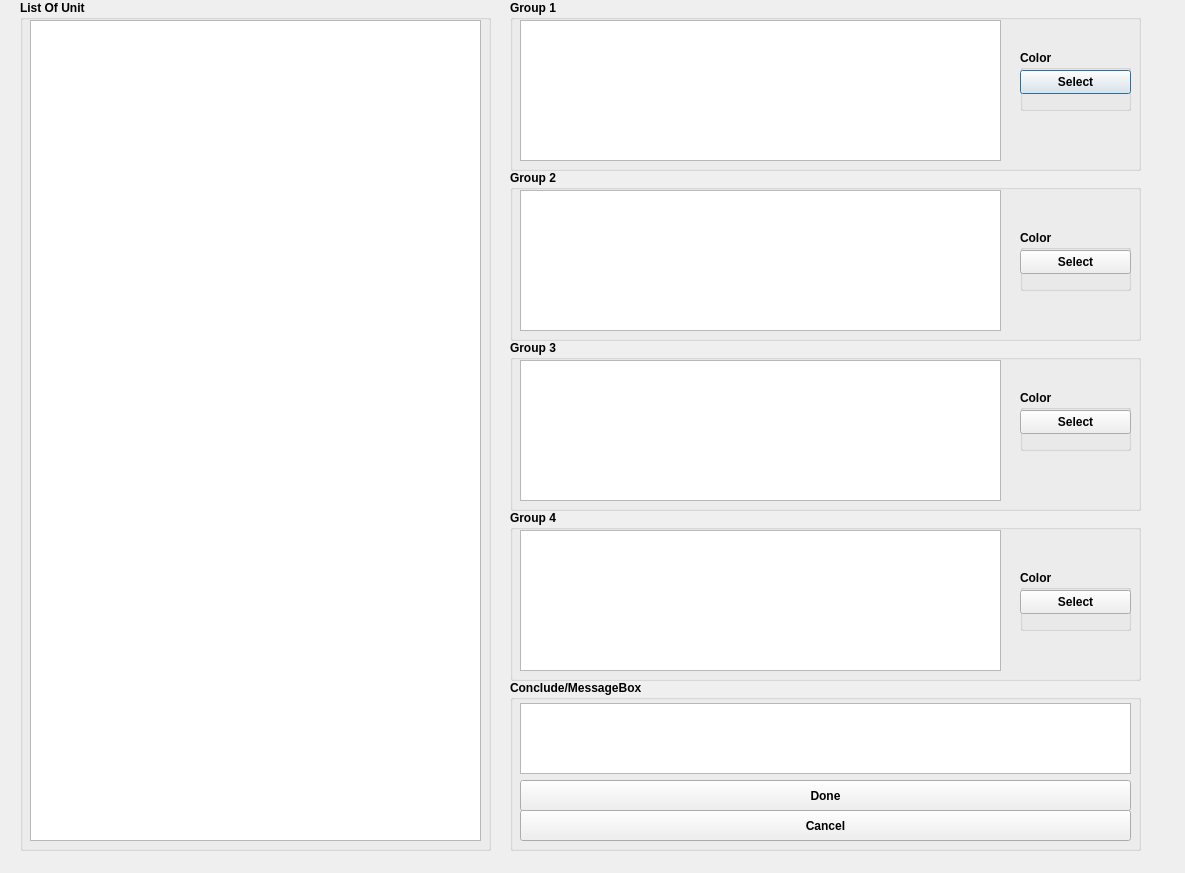
<?xml version="1.0" encoding="UTF-8"?>
<ui version="4.0">
 <class>CFG</class>
 <widget class="QDialog" name="CFG">
  <property name="geometry">
   <rect>
    <x>0</x>
    <y>0</y>
    <width>1185</width>
    <height>873</height>
   </rect>
  </property>
  <property name="windowTitle">
   <string>Dialog</string>
  </property>
  <widget class="QGroupBox" name="ListBox">
   <property name="geometry">
    <rect>
     <x>20</x>
     <y>0</y>
     <width>471</width>
     <height>851</height>
    </rect>
   </property>
   <property name="font">
    <font>
     <bold>true</bold>
    </font>
   </property>
   <property name="title">
    <string>List Of Unit</string>
   </property>
   <widget class="QListWidget" name="listWidget_UnitList">
    <property name="geometry">
     <rect>
      <x>10</x>
      <y>20</y>
      <width>451</width>
      <height>821</height>
     </rect>
    </property>
    <property name="font">
     <font>
      <pointsize>8</pointsize>
      <bold>true</bold>
     </font>
    </property>
   </widget>
  </widget>
  <widget class="QGroupBox" name="groupBox_1">
   <property name="geometry">
    <rect>
     <x>510</x>
     <y>0</y>
     <width>631</width>
     <height>171</height>
    </rect>
   </property>
   <property name="font">
    <font>
     <bold>true</bold>
    </font>
   </property>
   <property name="title">
    <string>Group 1</string>
   </property>
   <widget class="QGroupBox" name="colorBox_1">
    <property name="geometry">
     <rect>
      <x>510</x>
      <y>50</y>
      <width>111</width>
      <height>61</height>
     </rect>
    </property>
    <property name="font">
     <font>
      <bold>true</bold>
     </font>
    </property>
    <property name="title">
     <string>Color</string>
    </property>
    <widget class="QPushButton" name="selectButton_1">
     <property name="geometry">
      <rect>
       <x>0</x>
       <y>20</y>
       <width>111</width>
       <height>24</height>
      </rect>
     </property>
     <property name="font">
      <font>
       <bold>true</bold>
      </font>
     </property>
     <property name="text">
      <string>Select</string>
     </property>
    </widget>
   </widget>
   <widget class="QListWidget" name="listWidget_G1">
    <property name="geometry">
     <rect>
      <x>10</x>
      <y>20</y>
      <width>481</width>
      <height>141</height>
     </rect>
    </property>
    <property name="font">
     <font>
      <pointsize>7</pointsize>
      <bold>true</bold>
     </font>
    </property>
   </widget>
  </widget>
  <widget class="QGroupBox" name="groupBox_2">
   <property name="geometry">
    <rect>
     <x>510</x>
     <y>170</y>
     <width>631</width>
     <height>171</height>
    </rect>
   </property>
   <property name="font">
    <font>
     <bold>true</bold>
    </font>
   </property>
   <property name="title">
    <string>Group 2</string>
   </property>
   <widget class="QGroupBox" name="colorBox_2">
    <property name="geometry">
     <rect>
      <x>510</x>
      <y>60</y>
      <width>111</width>
      <height>61</height>
     </rect>
    </property>
    <property name="font">
     <font>
      <bold>true</bold>
     </font>
    </property>
    <property name="title">
     <string>Color</string>
    </property>
    <widget class="QPushButton" name="selectButton_2">
     <property name="geometry">
      <rect>
       <x>0</x>
       <y>20</y>
       <width>111</width>
       <height>24</height>
      </rect>
     </property>
     <property name="font">
      <font>
       <bold>true</bold>
      </font>
     </property>
     <property name="text">
      <string>Select</string>
     </property>
    </widget>
   </widget>
   <widget class="QListWidget" name="listWidget_G2">
    <property name="geometry">
     <rect>
      <x>10</x>
      <y>20</y>
      <width>481</width>
      <height>141</height>
     </rect>
    </property>
    <property name="font">
     <font>
      <pointsize>7</pointsize>
      <bold>true</bold>
     </font>
    </property>
   </widget>
  </widget>
  <widget class="QGroupBox" name="groupBox_3">
   <property name="geometry">
    <rect>
     <x>510</x>
     <y>340</y>
     <width>631</width>
     <height>171</height>
    </rect>
   </property>
   <property name="font">
    <font>
     <bold>true</bold>
    </font>
   </property>
   <property name="title">
    <string>Group 3</string>
   </property>
   <widget class="QGroupBox" name="colorBox_3">
    <property name="geometry">
     <rect>
      <x>510</x>
      <y>50</y>
      <width>111</width>
      <height>61</height>
     </rect>
    </property>
    <property name="font">
     <font>
      <bold>true</bold>
     </font>
    </property>
    <property name="title">
     <string>Color</string>
    </property>
    <widget class="QPushButton" name="selectButton_3">
     <property name="geometry">
      <rect>
       <x>0</x>
       <y>20</y>
       <width>111</width>
       <height>24</height>
      </rect>
     </property>
     <property name="font">
      <font>
       <bold>true</bold>
      </font>
     </property>
     <property name="text">
      <string>Select</string>
     </property>
    </widget>
   </widget>
   <widget class="QListWidget" name="listWidget_G3">
    <property name="geometry">
     <rect>
      <x>10</x>
      <y>20</y>
      <width>481</width>
      <height>141</height>
     </rect>
    </property>
    <property name="font">
     <font>
      <pointsize>7</pointsize>
      <bold>true</bold>
     </font>
    </property>
   </widget>
  </widget>
  <widget class="QGroupBox" name="groupBox_4">
   <property name="geometry">
    <rect>
     <x>510</x>
     <y>510</y>
     <width>631</width>
     <height>171</height>
    </rect>
   </property>
   <property name="font">
    <font>
     <bold>true</bold>
    </font>
   </property>
   <property name="title">
    <string>Group 4</string>
   </property>
   <widget class="QGroupBox" name="colorBox_4">
    <property name="geometry">
     <rect>
      <x>510</x>
      <y>60</y>
      <width>111</width>
      <height>61</height>
     </rect>
    </property>
    <property name="font">
     <font>
      <bold>true</bold>
     </font>
    </property>
    <property name="title">
     <string>Color</string>
    </property>
    <widget class="QPushButton" name="selectButton_4">
     <property name="geometry">
      <rect>
       <x>0</x>
       <y>20</y>
       <width>111</width>
       <height>24</height>
      </rect>
     </property>
     <property name="font">
      <font>
       <bold>true</bold>
      </font>
     </property>
     <property name="text">
      <string>Select</string>
     </property>
    </widget>
   </widget>
   <widget class="QListWidget" name="listWidget_G4">
    <property name="geometry">
     <rect>
      <x>10</x>
      <y>20</y>
      <width>481</width>
      <height>141</height>
     </rect>
    </property>
    <property name="font">
     <font>
      <pointsize>7</pointsize>
      <bold>true</bold>
     </font>
    </property>
   </widget>
  </widget>
  <widget class="QGroupBox" name="groupBox_5">
   <property name="geometry">
    <rect>
     <x>510</x>
     <y>680</y>
     <width>631</width>
     <height>171</height>
    </rect>
   </property>
   <property name="font">
    <font>
     <bold>true</bold>
    </font>
   </property>
   <property name="title">
    <string>Conclude/MessageBox</string>
   </property>
   <widget class="QPushButton" name="doneButton">
    <property name="geometry">
     <rect>
      <x>10</x>
      <y>100</y>
      <width>611</width>
      <height>31</height>
     </rect>
    </property>
    <property name="font">
     <font>
      <bold>true</bold>
     </font>
    </property>
    <property name="text">
     <string>Done</string>
    </property>
   </widget>
   <widget class="QPushButton" name="cancelButton">
    <property name="geometry">
     <rect>
      <x>10</x>
      <y>130</y>
      <width>611</width>
      <height>31</height>
     </rect>
    </property>
    <property name="font">
     <font>
      <bold>true</bold>
     </font>
    </property>
    <property name="text">
     <string>Cancel</string>
    </property>
   </widget>
   <widget class="QTextEdit" name="MessageBox">
    <property name="geometry">
     <rect>
      <x>10</x>
      <y>23</y>
      <width>611</width>
      <height>71</height>
     </rect>
    </property>
    <property name="font">
     <font>
      <bold>true</bold>
     </font>
    </property>
   </widget>
  </widget>
 </widget>
 <resources/>
 <connections/>
</ui>
